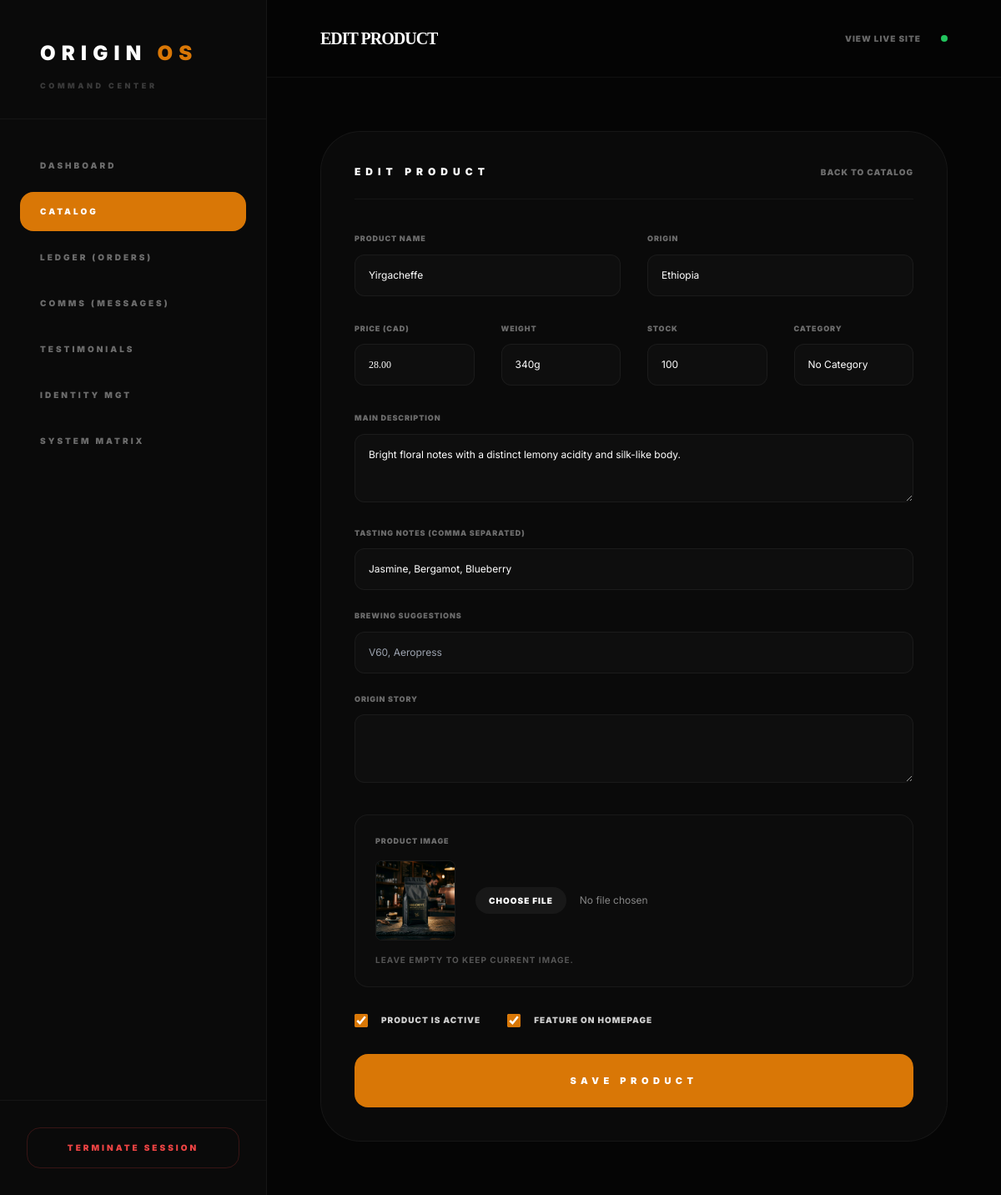
Page /admin/product-edit.php?id=1 (signed in) on the committed database.
### tables this page shows
CREATE TABLE IF NOT EXISTS `products` (
  `id` int(11) NOT NULL AUTO_INCREMENT,
  `name` varchar(100) NOT NULL,
  `slug` varchar(100) NOT NULL,
  `origin` varchar(100) NOT NULL DEFAULT 'Ethiopia',
  `type` enum('coffee','equipment','merch') NOT NULL DEFAULT 'coffee',
  `price` decimal(10,2) NOT NULL,
  `weight` varchar(50) NOT NULL DEFAULT '340g',
  `description` text NOT NULL,
  `tasting_notes` varchar(255) DEFAULT NULL,
  `image_url` varchar(255) NOT NULL DEFAULT 'assets/img/product_front.png',
  `stock_quantity` int(11) NOT NULL DEFAULT 0,
  `is_active` tinyint(1) NOT NULL DEFAULT 1,
  `is_featured` tinyint(1) NOT NULL DEFAULT 0,
  `category_id` int(11) DEFAULT NULL,
  `created_at` timestamp NOT NULL DEFAULT CURRENT_TIMESTAMP,
  `updated_at` timestamp NOT NULL DEFAULT CURRENT_TIMESTAMP ON UPDATE CURRENT_TIMESTAMP,
  PRIMARY KEY (`id`),
  UNIQUE KEY `slug` (`slug`)
);

### includes/db.php (called while the page is built, shortened)
<?php
class DB {
    private static $instance = null;
    private $pdo = null;
    private function __construct() {
        $dsn = "mysql:host=" . DB_HOST . ";dbname=" . DB_NAME . ";charset=" . DB_CHARSET;
        $options = [
            PDO::ATTR_ERRMODE            => PDO::ERRMODE_EXCEPTION,
            PDO::ATTR_DEFAULT_FETCH_MODE => PDO::FETCH_ASSOC,
            PDO::ATTR_EMULATE_PREPARES   => false,
        ];
        $this->pdo = new PDO($dsn, DB_USER, DB_PASS, $options);
    }
    public static function getInstance() {
        if (self::$instance === null) {
            self::$instance = new self();
        }
        return self::$instance;
    }
    public function prepare($sql) {
        return $this->pdo->prepare($sql);
    }
}
?>

### admin/product-edit.php (the view, shortened to what this page needs)
<?php
$pageTitle = isset($_GET['id']) ? 'Edit Product' : 'Add Product';
require_once __DIR__ . '/includes/header.php';
$db = DB::getInstance();
$product = null;
if (isset($_GET['id'])) {
    $stmt = $db->prepare("SELECT * FROM products WHERE id = ?");
    $stmt->execute([$_GET['id']]);
    $product = $stmt->fetch();
}
?>
<div class="max-w-3xl mx-auto">
    <div class="bg-[#0a0a0a] border border-white/5 rounded-[3rem] p-10">
        <div class="flex justify-between items-center mb-10 border-b border-white/5 pb-6">
            <h3 class="text-xs font-black uppercase tracking-[0.5em] text-white"><?php echo $pageTitle; ?></h3>
            <a href="products.php" class="text-[10px] font-black uppercase tracking-widest text-white/40 hover:text-white transition-colors">Back to Catalog</a>
        </div>
        <form action="product-edit.php<?php echo $product ? '?id='.$product['id'] : ''; ?>" method="POST" enctype="multipart/form-data" class="space-y-8">
            <div class="grid grid-cols-2 gap-8">
                <div>
                    <label class="text-[9px] font-black uppercase tracking-widest text-white/40 block mb-3">Product Name</label>
                    <input type="text" name="name" required value="<?php echo htmlspecialchars($product['name'] ?? ''); ?>" class="w-full bg-white/[0.02] border border-white/5 p-4 rounded-xl text-white text-xs outline-none focus:border-amber-600">
                </div>
                <div>
                    <label class="text-[9px] font-black uppercase tracking-widest text-white/40 block mb-3">Origin</label>
                    <input type="text" name="origin" required value="<?php echo htmlspecialchars($product['origin'] ?? 'Ethiopia'); ?>" class="w-full bg-white/[0.02] border border-white/5 p-4 rounded-xl text-white text-xs outline-none focus:border-amber-600">
                </div>
            </div>
            <div class="grid grid-cols-4 gap-8">
                <div>
                    <label class="text-[9px] font-black uppercase tracking-widest text-white/40 block mb-3">Price (CAD)</label>
                    <input type="number" step="0.01" name="price" required value="<?php echo htmlspecialchars($product['price'] ?? '0.00'); ?>" class="w-full bg-white/[0.02] border border-white/5 p-4 rounded-xl text-white text-xs outline-none font-serif focus:border-amber-600">
                </div>
                <div>
                    <label class="text-[9px] font-black uppercase tracking-widest text-white/40 block mb-3">Weight</label>
                    <input type="text" name="weight" required value="<?php echo htmlspecialchars($product['weight'] ?? '340g'); ?>" class="w-full bg-white/[0.02] border border-white/5 p-4 rounded-xl text-white text-xs outline-none focus:border-amber-600">
                </div>
                <div>
                    <label class="text-[9px] font-black uppercase tracking-widest text-white/40 block mb-3">Stock</label>
                    <input type="number" name="stock_quantity" required value="<?php echo htmlspecialchars($product['stock_quantity'] ?? '0'); ?>" class="w-full bg-white/[0.02] border border-white/5 p-4 rounded-xl text-white text-xs outline-none focus:border-amber-600">
                </div>
                <div>
                    <label class="text-[9px] font-black uppercase tracking-widest text-white/40 block mb-3">Category</label>
                    <select name="category_id" class="w-full bg-white/[0.02] border border-white/5 p-4 rounded-xl text-white text-xs outline-none focus:border-amber-600 appearance-none">
                        <option value="">No Category</option>
                    </select>
                </div>
            </div>
            <div class="space-y-6">
                <div>
                    <label class="text-[9px] font-black uppercase tracking-widest text-white/40 block mb-3">Main Description</label>
                    <textarea name="description" rows="3" required class="w-full bg-white/[0.02] border border-white/5 p-4 rounded-xl text-white text-xs outline-none focus:border-amber-600 no-scrollbar"><?php echo htmlspecialchars($product['description'] ?? ''); ?></textarea>
                </div>
                <div>
                    <label class="text-[9px] font-black uppercase tracking-widest text-white/40 block mb-3">Tasting Notes (comma separated)</label>
                    <input type="text" name="tasting_notes" value="<?php echo htmlspecialchars($product['tasting_notes'] ?? ''); ?>" placeholder="Cherry, Dark Chocolate, Almond" class="w-full bg-white/[0.02] border border-white/5 p-4 rounded-xl text-white text-xs outline-none focus:border-amber-600">
                </div>
                <div>
                    <label class="text-[9px] font-black uppercase tracking-widest text-white/40 block mb-3">Brewing Suggestions</label>
                    <input type="text" name="brewing_suggestions" value="<?php echo htmlspecialchars($product['brewing_suggestions'] ?? ''); ?>" placeholder="V60, Aeropress" class="w-full bg-white/[0.02] border border-white/5 p-4 rounded-xl text-white text-xs outline-none focus:border-amber-600">
                </div>
                <div>
                    <label class="text-[9px] font-black uppercase tracking-widest text-white/40 block mb-3">Origin Story</label>
                    <textarea name="origin_story" rows="3" class="w-full bg-white/[0.02] border border-white/5 p-4 rounded-xl text-white text-xs outline-none focus:border-amber-600 no-scrollbar"><?php echo htmlspecialchars($product['origin_story'] ?? ''); ?></textarea>
                </div>
            </div>
            <div class="p-6 bg-white/[0.01] border border-white/5 rounded-2xl">
                <label class="text-[9px] font-black uppercase tracking-widest text-white/40 block mb-4">Product Image</label>
                <div class="flex items-center gap-6">
                    <?php if (isset($product['image_url'])): ?>
                        <img src="../<?php echo htmlspecialchars($product['image_url']); ?>" class="w-24 h-24 object-cover rounded-lg border border-white/10 bg-black">
                    <?php endif; ?>
                    <input type="file" name="image" accept="image/*" class="text-xs text-white/50 file:mr-4 file:py-2 file:px-4 file:rounded-full file:border-0 file:text-[10px] file:font-black file:uppercase file:tracking-widest file:bg-white/5 file:text-white hover:file:bg-white/10 cursor-pointer">
                </div>
                <p class="text-[10px] uppercase font-bold tracking-widest text-white/30 mt-4">Leave empty to keep current image.</p>
            </div>
            <div class="flex items-center gap-8">
                <div class="flex items-center gap-4">
                    <input type="checkbox" name="is_active" id="is_active" <?php echo (!isset($product) || isset($product['is_active']) && $product['is_active']) ? 'checked' : ''; ?> class="accent-amber-600 w-4 h-4">
                    <label for="is_active" class="text-[10px] font-black uppercase tracking-widest text-white/80 cursor-pointer">Product is Active</label>
                </div>
                <div class="flex items-center gap-4">
                    <input type="checkbox" name="is_featured" id="is_featured" <?php echo (isset($product['is_featured']) && $product['is_featured']) ? 'checked' : ''; ?> class="accent-amber-600 w-4 h-4">
                    <label for="is_featured" class="text-[10px] font-black uppercase tracking-widest text-white/80 cursor-pointer">Feature on Homepage</label>
                </div>
            </div>
            <button type="submit" class="w-full py-6 bg-amber-600 hover:bg-amber-500 text-white font-black uppercase text-[11px] tracking-[0.5em] rounded-2xl transition-all">
                Save Product
            </button>
        </form>
    </div>
</div>
</main></div></body></html>

### admin/includes/header.php (style rules this page uses)
body { font-family: 'Inter', sans-serif; }
.no-scrollbar { -ms-overflow-style: none; scrollbar-width: none; }

### rows in the picture
products: name "Yirgacheffe", origin "Ethiopia", price "28.00", weight "340g", stock_quantity "100", description "Bright floral notes with a distinct lemony acidity and silk-like body.", tasting_notes "Jasmine, Bergamot, Blueberry", image_url (picture), is_active "☑", is_featured "☑"

### other values in the picture
$pageTitle "EDIT PRODUCT"
